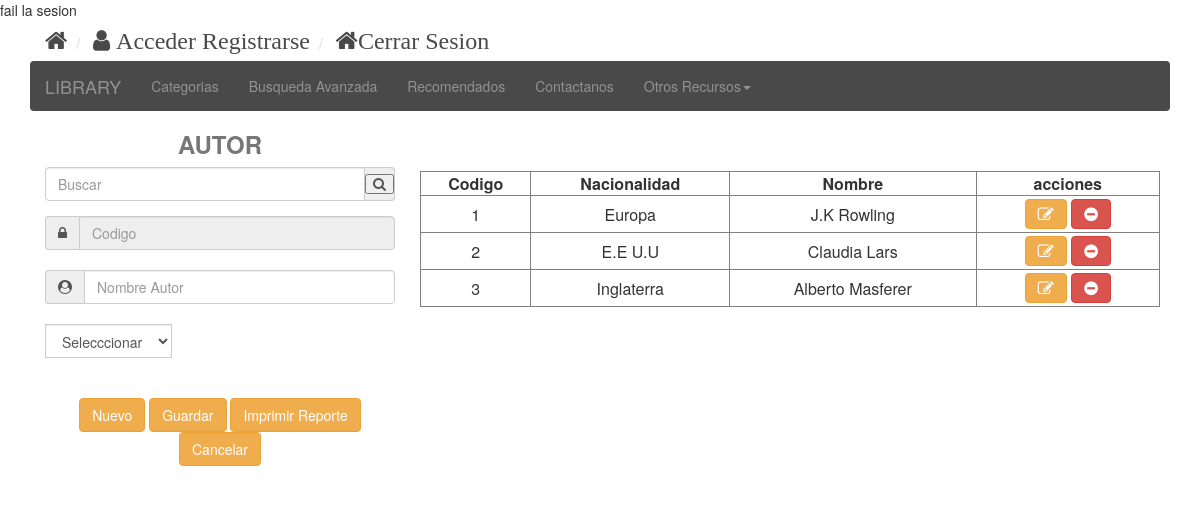
Page /formularios/frmAutor.php on the committed database.
### tables this page shows
CREATE TABLE `tblautor` (
  `idAutor` int(11) NOT NULL,
  `idNacionalidad` int(11) NOT NULL,
  `nombreAutor` varchar(50) NOT NULL
);

CREATE TABLE `tblnacionalidad` (
  `idNacionalidad` int(11) NOT NULL,
  `nombreNacionalidad` varchar(50) NOT NULL
);

### procesos/autor.php (the view, shortened to what this page needs)
<?php
include('../clases/conexion.php');
function mostrarDatos($bdConexion,$hCodigo,$slcTipoUsuario,$txtNombre)
{
	$sqlMostrar = "SELECT a.idAutor, n.nombreNacionalidad, a.nombreAutor FROM tblautor a INNER JOIN tblnacionalidad n on a.idNacionalidad = n.idNacionalidad";
	$rsMostrar = $bdConexion->ejecutarSql($sqlMostrar);
	print '	<tr >
				<th>Codigo</th>
				<th>Nacionalidad</th>
				<th >Nombre</th>
				<th>acciones</th>
			</tr>';
	while($fila = mysqli_fetch_array($rsMostrar))
	{
		print "<tr>
				<td>".$fila['idAutor']."</td>
				<td>".$fila['nombreNacionalidad']."</td>
				<td>".$fila['nombreAutor']."</td>
				<td align='center'>
					<a href='frmAutor.php?accion=editar&hCodigo=".$fila['idAutor']."&slcNacionalidad=".$fila['nombreNacionalidad']."&txtNombre=".$fila['nombreAutor']."'>
					<button type='submit' class='btn btn-warning  fa fa-edit'></button>
					</a>
					<a href='frmAutor.php?accion=eliminar&hCodigo=".$fila['idAutor']."' onclick='return eliminarItem();'>
					<button type='submit' class='btn btn-danger  fa fa-minus-circle'></button>
					</a>
				</td>
			   </tr>";
	}
}
?>

### css/stylefrm.css (style rules this page uses)
html,body { margin: 0px; padding: 0px; }
td { padding: 3px; }
th { text-align: center; }

### rows in the picture
tblautor: idAutor "1", idNacionalidad.nombreNacionalidad "Europa", nombreAutor "J.K Rowling"
tblautor: idAutor "2", idNacionalidad.nombreNacionalidad "E.E U.U", nombreAutor "Claudia Lars"
tblautor: idAutor "3", idNacionalidad.nombreNacionalidad "Inglaterra", nombreAutor "Alberto Masferer"

### other values in the picture
$this->usuario "Acceder Registrarse"
